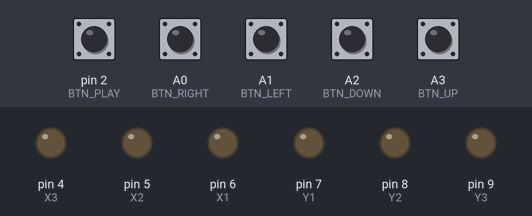
Simulated run of this sketch. Board: Arduino Uno, built with avr-gcc and run on an emulated ATmega328P. Shown: output pins drawn as LEDs (lit = HIGH). Dashed ring = blinking. Inputs (shaded band) come from the test bench; at power-on: A0 (BTN_RIGHT), A1 (BTN_LEFT), A2 (BTN_DOWN), A3 (BTN_UP), pin 2 (BTN_PLAY) HIGH.

Above: at 1.2 s.
1.3 s: pin 2 (BTN_PLAY) pulled LOW for 0.15 s
At 1.55 s:
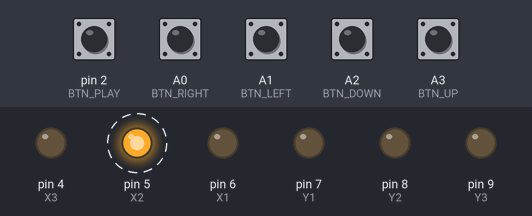
4.3 s: A0 (BTN_RIGHT) pulled LOW for 0.15 s
At 5.1 s:
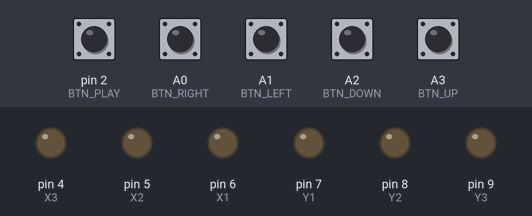
5.9 s: A1 (BTN_LEFT) pulled LOW for 1 s
At 6.09 s:
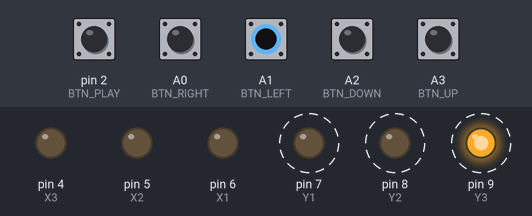
Timing chart, 0 to 8.9 s (numbered marks = the images above; inputs shaded):
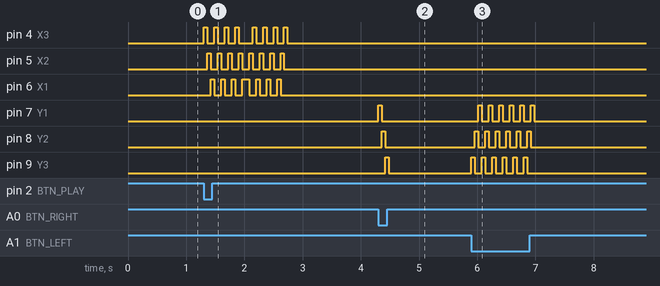

The sketch:

test.ino
```cpp
#define X1   6
#define X2   5
#define X3   4

#define Y1   7
#define Y2   8
#define Y3   9

#define BTN_UP   A3
#define BTN_DOWN   A2
#define BTN_LEFT   A1
#define BTN_RIGHT   A0

#define BTN_PLAY   2

#define SPEED   60
// the setup function runs once when you press reset or power the board
void setup() {
  // initialize digital pin LED_BUILTIN as an output.
  pinMode(X1, OUTPUT);
  pinMode(X2, OUTPUT);
  pinMode(X3, OUTPUT);
  digitalWrite(X1, LOW);
  digitalWrite(X2, LOW);
  digitalWrite(X3, LOW);

  pinMode(Y1, OUTPUT);
  pinMode(Y2, OUTPUT);
  pinMode(Y3, OUTPUT);
  digitalWrite(Y1, LOW);
  digitalWrite(Y2, LOW);
  digitalWrite(Y3, LOW);

  pinMode(BTN_UP, INPUT_PULLUP);
  pinMode(BTN_DOWN, INPUT_PULLUP);
  pinMode(BTN_LEFT, INPUT_PULLUP);
  pinMode(BTN_RIGHT, INPUT_PULLUP);
  pinMode(BTN_PLAY, INPUT_PULLUP);
}

// the loop function runs over and over again forever
void loop() {
if (digitalRead(BTN_DOWN)==0) down();
if (digitalRead(BTN_UP)==0) up();
if (digitalRead(BTN_LEFT)==0) left();
if (digitalRead(BTN_RIGHT)==0) right();
if (digitalRead(BTN_PLAY)==0) play();
}

void play ()
{
 up();
 up();
 up();
 up();

  down();
  down();
  down();
  down();
}
void right ()
{

  digitalWrite(Y1, HIGH);
  delay(SPEED);
  digitalWrite(Y1, LOW);
  digitalWrite(Y2, HIGH);
  delay(SPEED);
  digitalWrite(Y2, LOW);
  digitalWrite(Y3, HIGH);
  delay(SPEED);
  digitalWrite(Y3, LOW);
}

void left ()
{
  digitalWrite(Y3, HIGH);
  delay(SPEED);
  digitalWrite(Y3, LOW);
  digitalWrite(Y2, HIGH);
  delay(SPEED);
  digitalWrite(Y2, LOW);
  digitalWrite(Y1, HIGH);
  delay(SPEED);
  digitalWrite(Y1, LOW);
}
void down ()
{

 // digitalWrite(Y1, HIGH);

  digitalWrite(X1, HIGH);
  delay(SPEED);
  digitalWrite(X1, LOW);
  digitalWrite(X2, HIGH);
  delay(SPEED);
  digitalWrite(X2, LOW);
  digitalWrite(X3, HIGH);
  delay(SPEED);
  digitalWrite(X3, LOW);

 //   digitalWrite(Y1, LOW);
}

void up ()
{
//  digitalWrite(Y1, HIGH);

  digitalWrite(X3, HIGH);
  delay(SPEED);
  digitalWrite(X3, LOW);
  digitalWrite(X2, HIGH);
  delay(SPEED);
  digitalWrite(X2, LOW);
  digitalWrite(X1, HIGH);
  delay(SPEED);
  digitalWrite(X1, LOW);


//  digitalWrite(X3, HIGH);
//  delay(SPEED);
//  digitalWrite(X3, LOW);
//
//
//  digitalWrite(X3, HIGH);
//  digitalWrite(X2, HIGH);
//  delay(SPEED);
//  digitalWrite(X3, LOW);
//  digitalWrite(X2, LOW);
//
//  digitalWrite(X2, HIGH);
//  delay(SPEED);
//  digitalWrite(X2, LOW);
//
//
//  digitalWrite(X2, HIGH);
//  digitalWrite(X1, HIGH);
//  delay(SPEED);
//  digitalWrite(X1, LOW);
//  digitalWrite(X2, LOW);
//
//  digitalWrite(X1, HIGH);
//  delay(SPEED);
//  digitalWrite(X1, LOW);
//
//
//
//  digitalWrite(X3, HIGH);
//  digitalWrite(X1, HIGH);
//  delay(SPEED);
//  digitalWrite(X1, LOW);
//  digitalWrite(X3, LOW);

}


//  digitalWrite(X3, HIGH);
//  delay(SPEED);
//  digitalWrite(X3, LOW);
//  digitalWrite(X2, HIGH);
//  delay(SPEED);
//  digitalWrite(X2, LOW);
//  digitalWrite(X1, HIGH);
//  delay(SPEED);
//


//  for(byte i = 1; i <255; i++){
//  digitalWrite(X1, HIGH);
//    delayMicroseconds(3*(255-i));
//   digitalWrite(X1, LOW);
//  digitalWrite(X2, HIGH);
//   delayMicroseconds(3*i);
//   digitalWrite(X2, LOW);
//  }
//  for(byte i = 1; i <255; i++){
//  digitalWrite(X2, HIGH);
//    delayMicroseconds(3*(255-i));
//   digitalWrite(X2, LOW);
//  digitalWrite(X3, HIGH);
//   delayMicroseconds(3*i);
//   digitalWrite(X3, LOW);
//  }
//  for(byte i = 1; i <255; i++){
//  digitalWrite(X3, HIGH);
//    delayMicroseconds(3*(255-i));
//   digitalWrite(X3, LOW);
//  digitalWrite(X1, HIGH);
//   delayMicroseconds(3*i);
//   digitalWrite(X1, LOW);
//  }
```

Measured:
- after the input at 1.3 s, pin 4 (X3): goes 3 × (HIGH 0.06 s, LOW 0.12 s), HIGH 0.06 s, LOW 0.24 s, 3 × (HIGH 0.06 s, LOW 0.12 s), HIGH 0.06 s, then LOW, starting at once; pin 5 (X2): alternates HIGH for 0.06 s and LOW for 0.12 s, 16 changes in all, then stays LOW, starting after 0.06 s
- after the input at 4.3 s, pin 7 (Y1): LOW → HIGH at once, → LOW 0.06 s later; pin 8 (Y2): LOW → HIGH after 0.06 s, → LOW 0.06 s later; pin 9 (Y3): LOW → HIGH after 0.12 s, → LOW 0.06 s later
- after the input at 5.9 s, pin 7 (Y1): alternates HIGH for 0.06 s and LOW for 0.12 s, 12 changes in all, then stays LOW, starting after 0.12 s; pin 8 (Y2): alternates HIGH for 0.06 s and LOW for 0.12 s, 12 changes in all, then stays LOW, starting after 0.06 s
